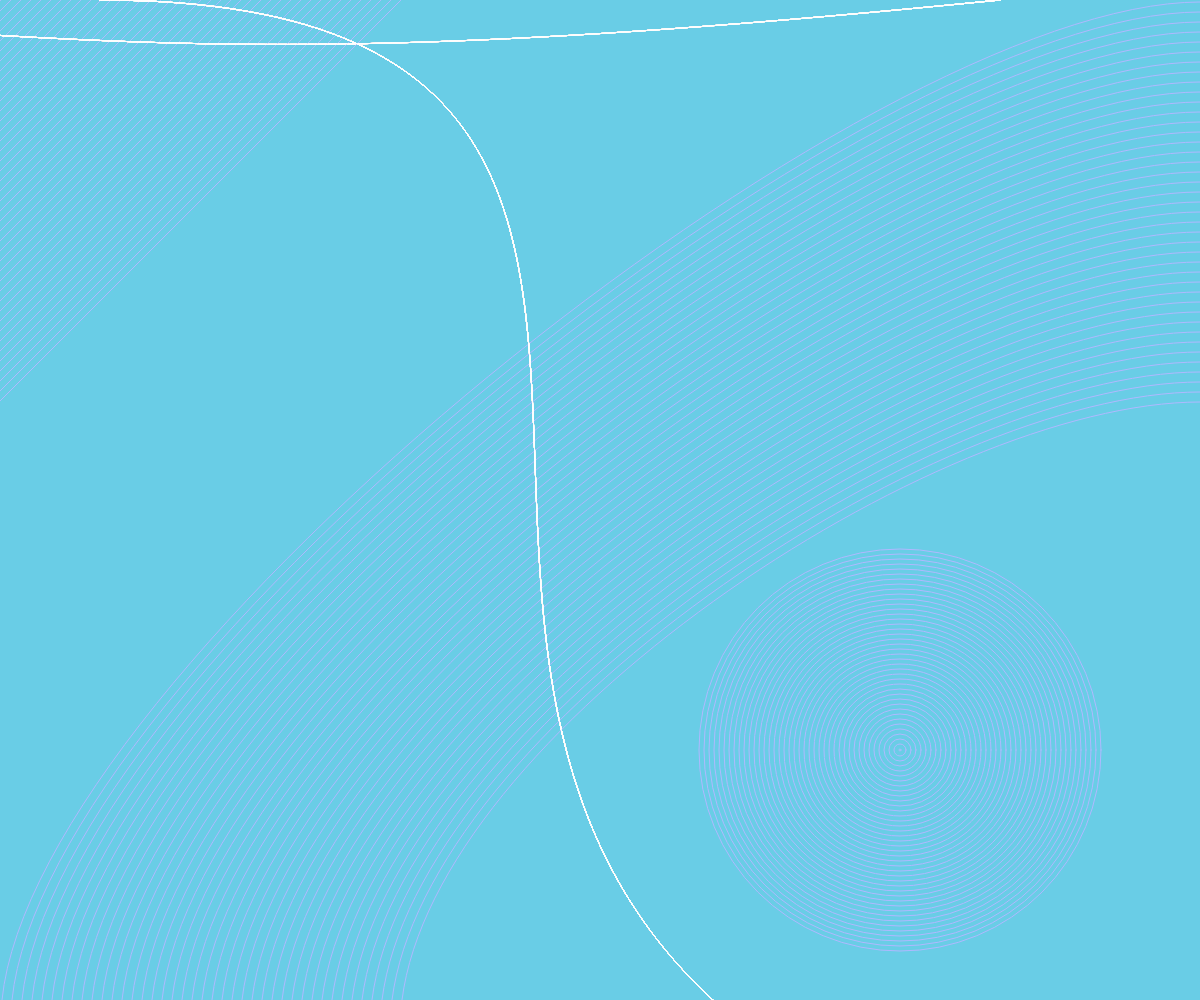
Frame 1 (no input)
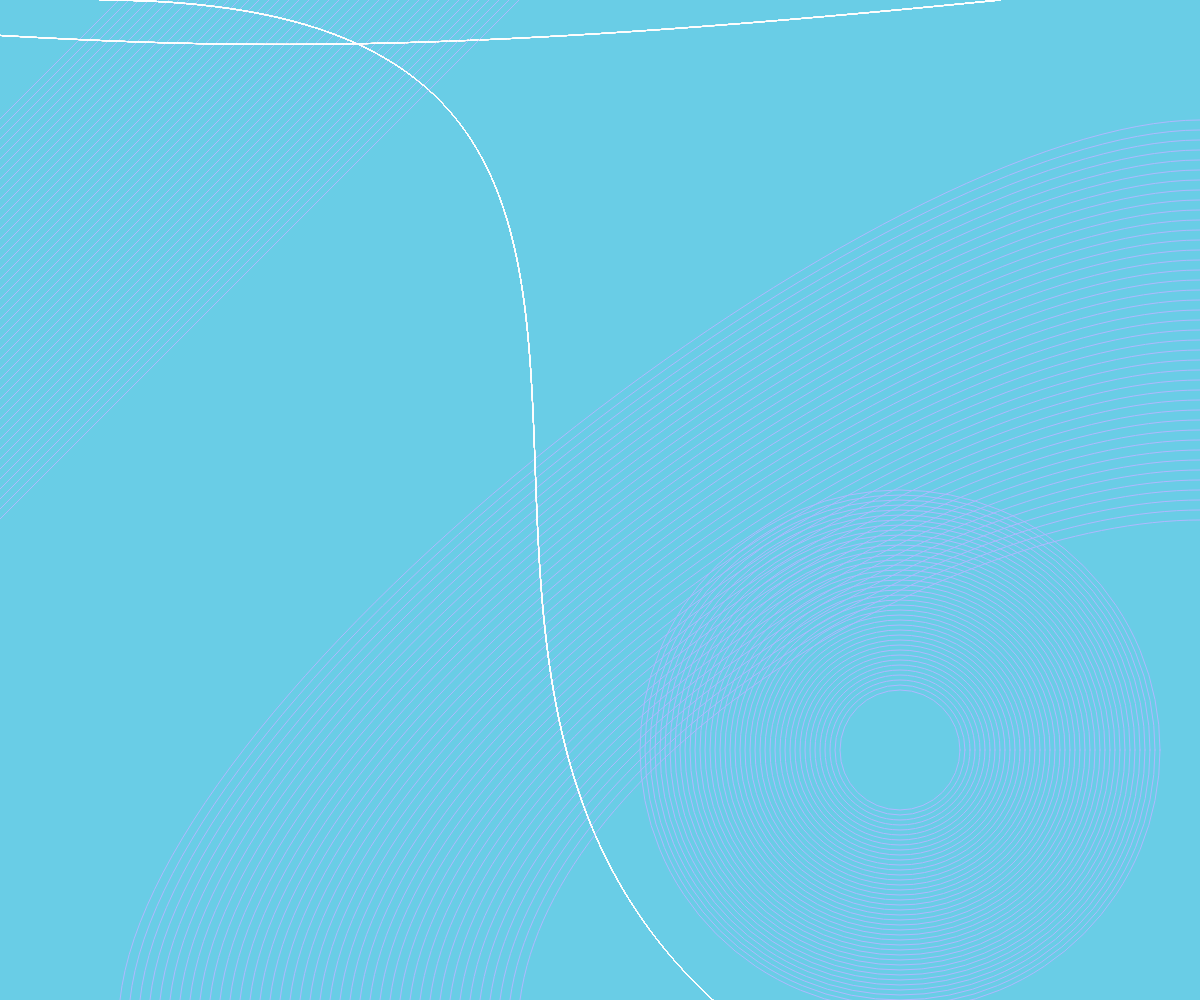
Frame 60 (no input)
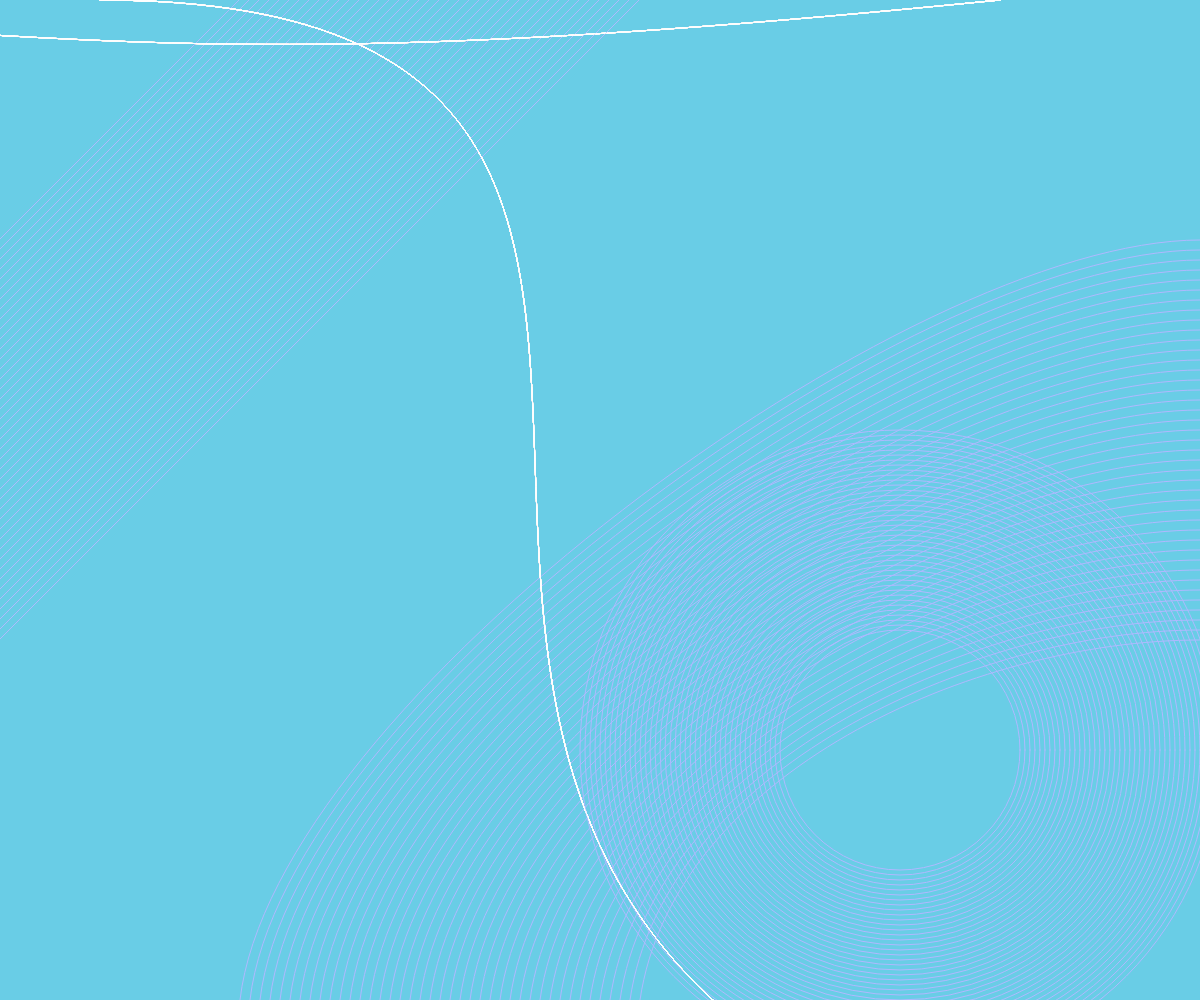
Frame 120 (the mouse pressed at the canvas centre since frame 60)

The p5.js sketch that drew these frames (run headless with seeded random() and noise() and a simulated clock; from frame 60 on, the mouse is pressed at the canvas centre):

// p5.js sketch
// ── sketch.js
let blocks = [];
let numberofblocks = 40;





function setup() {
  createCanvas(windowWidth, windowHeight);

for(let i = 0; i <= numberofblocks; i++){
  let x = i * 10;
  let y = i * 10;
  let speedX = 2;
  let speedY = 2;
  blocks[i] = new Block(x,y,speedX,speedY);
}

}






function draw(){
  background(105,205,230)
  for(i = 0; i<blocks.length; i++){
    blocks[i].move();
    blocks[i].show();
  }
}

class Block {

  constructor( x ,y,speedX,speedY){
  this.x = x;
  this.y = y;
  this.speedX = speedX;
  this.speedY = speedY;
  }

 
  move(){
  
  this.x = this.x + this.speedX;
    if(this.x >= windowWidth || this.x<=0 ){
    this.speedX = (-1)*this.speedX;
  }
  this.y = this.y + this.speedY;
    if(this.y >= windowHeight || this.y<=0 ){
    this.speedY = (-1)*this.speedY 

}
  }

  
  
  
  show(){
    

    noFill();
stroke(175,185,265);
line(this.x, -1, -1, this.y);
line(-1,this.x, this.y,-1);
    
circle((windowWidth*.75),(windowHeight*.75),this.x);
    
curve(1000, 2000, this.x, windowHeight, windowWidth, this.x, 2000, 1000);

    
    noFill();
    stroke(255);
    bezier(windowWidth, windowWidth, 0, windowHeight, windowHeight, 0, 100, 0, 0, 0, 100, 0);
    bezier(windowHeight, 0, 0, 100, 100, 0, -windowHeight, 0, 0, 0, 100, 0);

  }
}
// ── noisesketch.js
function setup() {
    createCanvas(windowWidth,windowHeight);
    randomSeed(3);
    for (let x = 0; x < 255; x++) {

    }
    
}

function draw() {
    background(0);
    nofill();
    stroke(255);




    beginShape();
    for (let i = 0; i < windowWidth; i++) {
        let y = windowHeight * random(0,1);
        console.log(y)
        vertex(i,y);

    }
    endShape();





beginShape();
for (let i = 0; i <windowWidth; i++) {
    var nx = map(i,0,windowWidth,0,10);
    var y = windowHeight * noise(nx);
    vertex(i,y);

}
endShape();




r = noise(clr+100)*255;
g = noise(clr-50)*255;
b = noise(clr)*255;

fill(r,g,b);
//rect(windowWidth/2, windowHeight/2, 100, 100);

clr = clr + 0.05;



}
